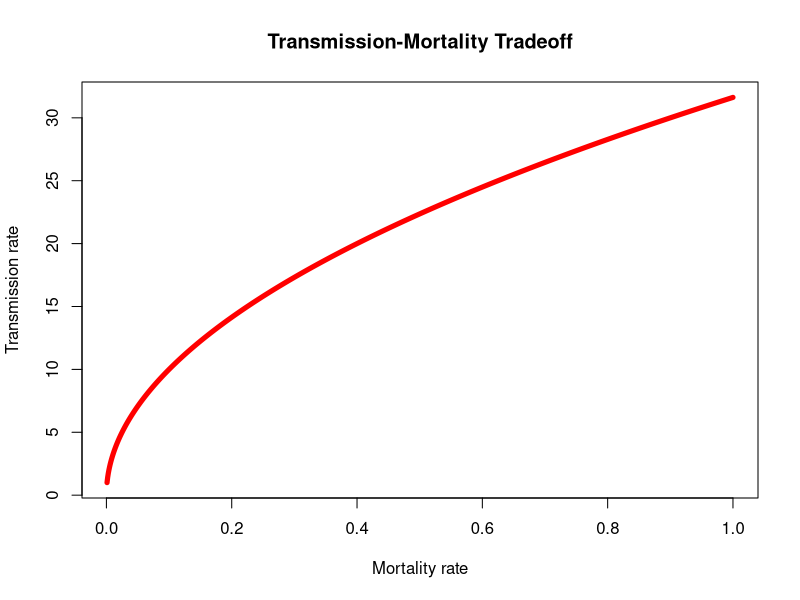

Generate this figure with R: (Note: this script raises an error after producing the figure.)
# 1) set function to get R0 in the model ---------------------------------------
get_R0 <- function(beta, N_m, p, epsilon, sigma, nat_mort, m_m, gamma, mort, psi, both=T) {
  R0_num = beta * N_m * psi * sigma + epsilon * beta * N_m * (m_m * sigma + gamma * sigma + mort * sigma + sigma * nat_mort)
  R0_denom = N_m^p * (- sigma - nat_mort - m_m) * (- psi) * (- m_m - gamma - mort - nat_mort)
  R0 = abs(R0_num / R0_denom)
  if (both) {
    F_matrix = matrix(c(0, beta*N_m/N_m^p, epsilon*beta*N_m/N_m^p,
                        0, 0, 0,
                        0, 0, 0),nrow=3, ncol=3, byrow=T)
    V_matrix = matrix(c(-sigma-nat_mort-m_m, 0, 0,
                        sigma, -m_m-gamma-mort-nat_mort, 0,
                        sigma, 0, -psi),nrow=3, ncol=3, byrow=T)
    V_matrix_inverse = solve(V_matrix)
    G_matrix = F_matrix %*% V_matrix_inverse
    R0_mat = abs(eigen(G_matrix)$values[1])
    if (round(R0, 2) != round(R0_mat, 2)) {
      stop(paste0(R0, '; ', R0_mat))
    }
  }
  return(R0)
}

# 2) parameters needed to get R0 for range of psi_cleans and m_ms --------------
c1 = 1
c2 = 0.5
c3 = 1 / 1000
virs = seq(1, 1000, 1)
N_m = 1000
p = 1
epsilon = 0.1
sigma = 1 / 5
nat_mort = 1 / 365
gamma = 1 / 5
psi_cleans <- seq(1, 20, 1)
m_ms <- seq(1/365, 1/3.5, 0.01)
final_ls <- list()
final_ls_dex <- 1
for (psi_clean in psi_cleans) {
  for (m_m in m_ms) {
    R0s <- c()
    for (vir in virs) {
      beta = c1 * (vir) ^ c2
      mort = c3 * vir
      psi = (1 / ((1 / (gamma + nat_mort + m_m + mort)) + 4)) * psi_clean
      R0 <- get_R0(beta=beta, N_m=N_m, p=p, epsilon=epsilon, sigma=sigma, nat_mort=nat_mort, m_m=m_m, gamma=gamma, mort=mort, psi=psi, both=F)
      R0s <- c(R0s, R0)
    }
    opt_vir <- virs[which(R0s == max(R0s))]
    new_row <- data.frame(matrix(c(psi_clean, m_m, opt_vir), nrow=1, ncol=3))
    final_ls[[final_ls_dex]] <- new_row
    final_ls_dex <- final_ls_dex + 1
  }
}
final_df <- do.call(rbind, final_ls)
colnames(final_df) <- c('psi_clean', 'm_m', 'opt_vir')

# 3) First, plot the tradeoff curve used ---------------------------------------
betas = c()
morts = c()
for (vir in virs) {
  betas <- c(betas, c1 * vir ^c2)
  morts <- c(morts, c3 * vir)
}
plot(morts, betas, col='red', type='l', lwd=5, main='Transmission-Mortality Tradeoff', xlab='Mortality rate', ylab='Transmission rate')

# 4) Next, plot heatmap --------------------------------------------------------
ggplot(final_df, aes(psi_clean, m_m)) + geom_tile(aes(fill = opt_vir))


















